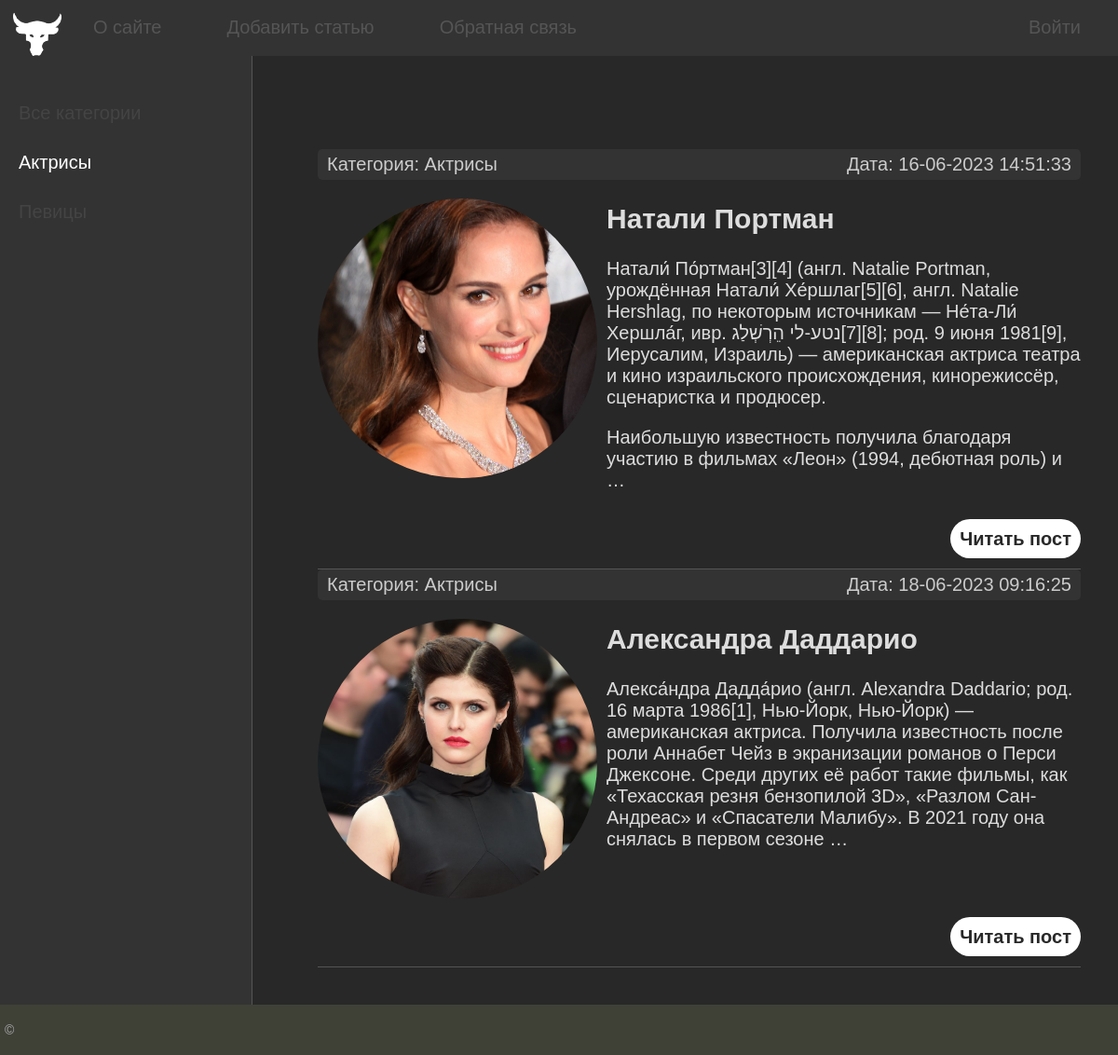
Screenshot of /category/aktrisy (signed in) with the database file from the repository.
### women/models.py (models this page shows, shortened)
class Category(models.Model):
    name = models.CharField(max_length=100,db_index=True, verbose_name='Категория')
    slug = models.SlugField(max_length=255, unique=True,db_index=True,verbose_name='URL')
    def __str__(self):
        return self.name
    def get_absolute_url(self):
        return reverse('category', kwargs={'cat_slug':self.slug})
    class Meta:
        verbose_name='Категории'
        verbose_name_plural= 'Категории'
        ordering = ['name', 'id']

class Women(models.Model):
    title = models.CharField(max_length=256, verbose_name='Заголовок')
    slug = models.SlugField(max_length=255, unique=True,db_index=True,verbose_name='URL')
    content = models.TextField(blank=True, verbose_name='Текст статьи')
    photo = models.ImageField(upload_to="photos/%Y/%m/%d/", verbose_name='Фото')
    time_create = models.DateTimeField(auto_now_add=True, verbose_name='Дата создания')
    time_update = models.DateTimeField(auto_now= True, verbose_name='Дата изменения')
    is_published = models.BooleanField(default= True, verbose_name='Публикация')
    cat = models.ForeignKey('Category', on_delete=models.PROTECT, null=True, verbose_name='Категория')
    def get_absolute_url(self):
        return reverse('post', kwargs={'post_slug':self.slug})
    class Meta:
        verbose_name='Известные женщины'
        verbose_name_plural= 'Известные женщины'
        ordering = ['time_create', 'title']

### women/views.py (the view)
# urls.py: path('category/<slug:cat_slug>', ShowCategory.as_view(),name='category')
class ShowCategory(DataMixin,ListView):
    model =Women
    template_name = 'women/index.html'
    context_object_name = 'posts'
    allow_empty = False
    def get_queryset(self) :
        return Women.objects.filter(cat__slug=self.kwargs['cat_slug'], is_published=True)
    def get_context_data(self,*, object_list=None, **kwargs) :
        context = super().get_context_data(**kwargs)
        c_def = self.get_user_context(title='Категория - '+ str(context['posts'][0].cat), cat_selected =context['posts'][0].cat_id )
        return dict(list(context.items())+list(c_def.items()))

### women/utils.py (called while the page is built)
    def get_user_context(self, **kwargs):
        context = kwargs
        cats = Category.objects.annotate(Count('women'))
        user_menu = menu.copy()
        if not self.request.user.is_authenticated:
            user_menu.pop(1)
        context['menu'] = user_menu
        context['cats'] = cats
        if 'cat_selected' not in context:
            context['cat_selected'] = 0
        return context

### women/templates/women/index.html (shortened to what this page needs)
{% extends 'women/base.html' %}
{% block content %}
<ul class="list-articles">
	{% for p in posts %}
		<li><div class="article-panel">
		<p class="first">Категория: {{p.cat}}</p>
		<p class="last">Дата: {{p.time_update|date:"d-m-Y H:i:s"}}</p>
		</div>
{% if p.photo %}
		<p><img class="img-article-left" src="{{p.photo.url}}" ></p>
{% endif %}
		<h2>{{p.title}}</h2>
	{% autoescape on %}
	{{p.content|linebreaks|truncatewords:50}}
	{% endautoescape %}
			<p class="link-read-post"><a href="{{ p.get_absolute_url }}">Читать пост</a></p>
			</li>
	{% endfor %}
</ul>
{% endblock %}

### women/templates/women/base.html (shortened to what this page needs)
{% load static %}
{% load women_tags %}
<!DOCTYPE html>
<html>
<head>
	<link type="text/css" href="{% static 'women/css/styles.css' %}" rel="stylesheet" />
</head>
<body>
<table class="table-page" border=0 cellpadding="0" cellspacing="0">
<tr><td valign=top>
{% block mainmenu %}
		<div class="header">
			<ul id="mainmenu" class="mainmenu">
			<li class="logo"><a href="{% url 'home' %}"><div class="logo"></div></a></li>
{% for m in menu %}
	{% if not forloop.last %}
			<li><a href="{% url m.url_name %}">{{m.title}}</a></li>
	{% else %}
			<li class="last"><a href="#">{{m.title}}</a></li>
	{% endif %}
{% endfor %}
			</ul>
		</div>
{% endblock mainmenu %}
<table class="table-content" border=0 cellpadding="0" cellspacing="0">
<tr>
	<td valign="top" class="left-chapters">
	<ul id="leftchapters">
		{% if cat_selected == 0 %}
			<li class="selected">Все категории</li>
		{% else %}
		<li><a href="{% url 'home' %}">Все категории</a></li>
		{% endif %}
		{% for c in cats %}
		{% if c.women__count > 0 %}
			{% if c.pk == cat_selected %}
				<li class="selected">{{ c.name }}</li>
			{% else %}
				<li><a href="{{ c.get_absolute_url }}">{{c.name}}</a></li>
			{% endif %}
		{% endif %}
		{% endfor %}
	</ul>
</td>
<td valign="top" class="content">
	<div class="content-text">
{% block content %}
{% endblock %}
	</div>
</td></tr></table>
</td></tr>
<tr><td valign=top>
	<div id="footer">
		<p>&copy; </p>
	</div>
</td></tr></table>
</body>
</html>

### women/static/women/css/styles.css (style rules this page uses)
html, body { font-family: 'Arial', sans-serif; margin: 0; padding: 0; height: 100%; width: 100%; color: #fff; background-color: #282828; }
a { color: #ccc; text-decoration: none; }
img { max-width: 600px; height: auto; border-radius: 50%; }
img.img-article-left { width: 300px; height: 300px; object-fit: cover; object-position: center; float: left; padding: 0 10px 10px 0; border-radius: 50%; }
p.link-read-post { text-align: right; }
p.link-read-post a { padding: 10px; min-width: 100px; background: #ffffff; border-radius: 25px; color: #282828; text-decoration: none; font-weight: 600; }
div.article-panel { background: #333; padding: 5px 10px; box-sizing: border-box; overflow: hidden; color: #ccc; border-radius: 5px; }
div.article-panel p.first { margin: 0; float: left; }
div.article-panel p.last { margin: 0; float: right; }
ul.list-articles { list-style: none; margin: 0; padding: 0; }
ul.list-articles li { border-bottom: 1px solid #555; }
.table-page { width: 100%; height: 100%; vertical-align: top; }
.table-page tr { height: 100%; }
.header { background: #333; height: 60px; }
.logo { background: url('../images/logo1.png') no-repeat 5px 10px; width: 70px; height: 60px; border-radius: 50%; background-size: 100% 100%; }
ul.mainmenu { list-style: none; margin: 0; padding: 0; height: 60px; color: #d22300; font-size: 20px; overflow: hidden; }
ul.mainmenu li { float: left; margin: 18px 40px 0 30px; }
ul.mainmenu li.logo { margin: 0; }
ul.mainmenu li.last { float: right; }
ul.mainmenu li a { color: #555; text-decoration: none; }
.table-content { width: 100%; min-height: 100%; height: 100%; }
.left-chapters { margin: 0; background: #333; border-right: 1px solid #555; min-height: 100%; }
.left-chapters ul { width: 230px; min-height: 100%; margin: 0; padding: 20px; list-style: none; font-size: 20px; }
.left-chapters ul li { margin: 30px 0; color: #999; }
.left-chapters ul li.selected { color: #ffffff; }
.left-chapters ul li a { color: #444; text-decoration: none; }
.content { padding: 40px; width: 100%; box-sizing: border-box; }
.content-text { margin: 60px 0 0 30px; color: #ddd; font-size: 20px; font-family: "Yandex Sans Display Light", sans-serif; }
#footer { box-sizing: border-box; background: #3F4137; padding: 5px; color: #aaa; font-size: 14px; font-family: Verdana, Geneva, Arial, Helvetica; text-align: left; overflow: hidden; }

### rows the page displays
Category: name "Актрисы"
Women: cat "Актрисы", time_update "16-06-2023 14:51:33", photo (picture), title "Натали Портман", content "Натали́ По́ртман[3][4] (англ. Natalie Portman, урождённая Натали́ Хе́ршлаг[5][6], англ. Natalie Hershlag, по некоторым источникам — Не́та-Ли́ Хершла́г, ивр. ‏נטע-לי הֵרְשְׁלַג‏‎[7][8]; род. 9 июня 1981[9], Иерусалим, Израиль) — американская актриса театра и кино израильского происхождения, кинорежиссёр, сценаристка и продюсер. Наибольшую известность получила благодаря участию в фильмах «Леон» (1994, дебютная роль) и …"
Women: cat "Актрисы", time_update "18-06-2023 09:16:25", photo (picture), title "Александра Даддарио", content "Алекса́ндра Дадда́рио (англ. Alexandra Daddario; род. 16 марта 1986[1], Нью-Йорк, Нью-Йорк) — американская актриса. Получила известность после роли Аннабет Чейз в экранизации романов о Перси Джексоне. Среди других её работ такие фильмы, как «Техасская резня бензопилой 3D», «Разлом Сан-Андреас» и «Спасатели Малибу». В 2021 году она снялась в первом сезоне …"

### other values shown
{{ m.title }} "О сайте" "Добавить статью" "Обратная связь"
{{ m.title }} "Войти"
